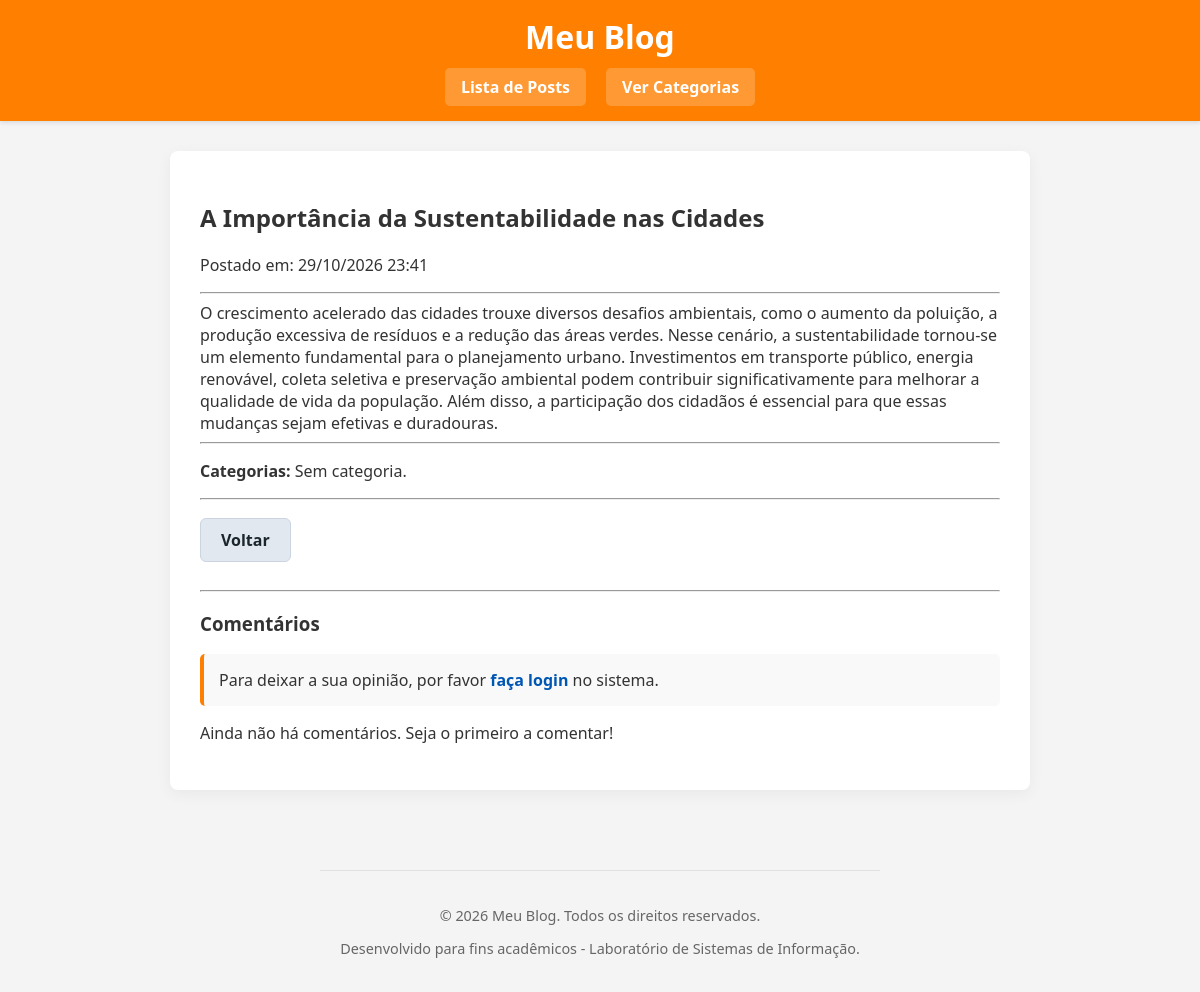
Screenshot of /post/15/ with the database file from the repository.
### blog/models.py (models this page shows, shortened)
class Post(models.Model):
    titulo = models.CharField(max_length=200)
    conteudo = models.TextField() # O enunciado diz que armazenará HTML posteriormente
    data_postagem = models.DateTimeField(default=timezone.now)
    categorias = models.ManyToManyField(Category, related_name='posts')

### blog/views.py (the view)
# urls.py: path('post/<int:pk>/', views.PostDetailView.as_view(), name='post_detail'),
class PostDetailView(generic.DetailView):
    model = Post
    template_name = 'blog/post_detail.html'
    context_object_name = 'post'

### templates/blog/post_detail.html (shortened to what this page needs)
{% extends 'base.html' %}
{% block content %}
    <h2>{{ post.titulo }}</h2>
    <p>Postado em: {{ post.data_postagem|date:"d/m/Y H:i" }}</p>
    <hr>
    <div>
        {{ post.conteudo|safe }}
    </div>
    <hr>
    <p><strong>Categorias:</strong>
        {% for categoria in post.categorias.all %}
            <a href="{% url 'categoria_detail' pk=categoria.pk %}">{{ categoria.nome }}</a>{% if not forloop.last %}, {% endif %}
        {% empty %}
            Sem categoria.
        {% endfor %}
    </p>
    <hr>
    <a href="{% url 'post_list' %}">Voltar</a>
    <hr>
    <h3>Comentários</h3>
    {% if user.is_authenticated %}
        <form method="POST" action="{% url 'add_comment_to_post' pk=post.pk %}">
            {% csrf_token %}
            <button type="submit" class="btn-padrao">Adicionar Comentário</button>
        </form>
    {% else %}
        <p style="padding: 15px; background-color: #f9f9f9; border-left: 4px solid #ff7f00; border-radius: 5px;">
            Para deixar a sua opinião, por favor <a href="/admin/login/?next={{ request.path }}">faça login</a> no sistema.
        </p>
    {% endif %}
    {% for comment in post.comments.all %}
        <div style="border: 1px solid #ccc; padding: 10px; margin-top: 10px;">
            <strong>{{ comment.autor.username }}</strong>
            <small>em {{ comment.data_postagem|date:"d/m/Y H:i" }}</small>
            <p>{{ comment.texto }}</p>
        </div>
    {% empty %}
        <p>Ainda não há comentários. Seja o primeiro a comentar!</p>
    {% endfor %}
{% endblock %}

### static/css/style.css (style rules this page uses)
body { font-family: 'Segoe UI', Tahoma, Geneva, Verdana, sans-serif; background-color: #f4f4f4; color: #333; margin: 0; padding: 0; display: flex; flex-direction: column; align-items: center; }
main > a { display: inline-block; background-color: #e2e8f0; color: #1a252c; padding: 10px 20px; border-radius: 6px; text-decoration: none; font-weight: bold; margin-top: 10px; margin-bottom: 20px; margin-right: 10px; border: 1px solid #cbd5e1; transition: all 0.3s ease; }
main p a, main li a, main h3 a { color: #0056b3; text-decoration: none; font-weight: bold; transition: color 0.2s ease; }

### rows the page displays
Post: titulo "A Importância da Sustentabilidade nas Cidades", data_postagem "29/10/2026 23:41", conteudo "O crescimento acelerado das cidades trouxe diversos desafios ambientais, como o aumento da poluição, a produção excessiva de resíduos e a redução das áreas verdes. Nesse cenário, a sustentabilidade tornou-se um elemento fundamental para o planejamento urbano. Investimentos em transporte público, energia renovável, coleta seletiva e preservação ambiental podem contribuir significativamente para melhorar a qualidade de vida da população. Além disso, a participação dos cidadãos é essencial para que essas mudanças sejam efetivas e duradouras."
